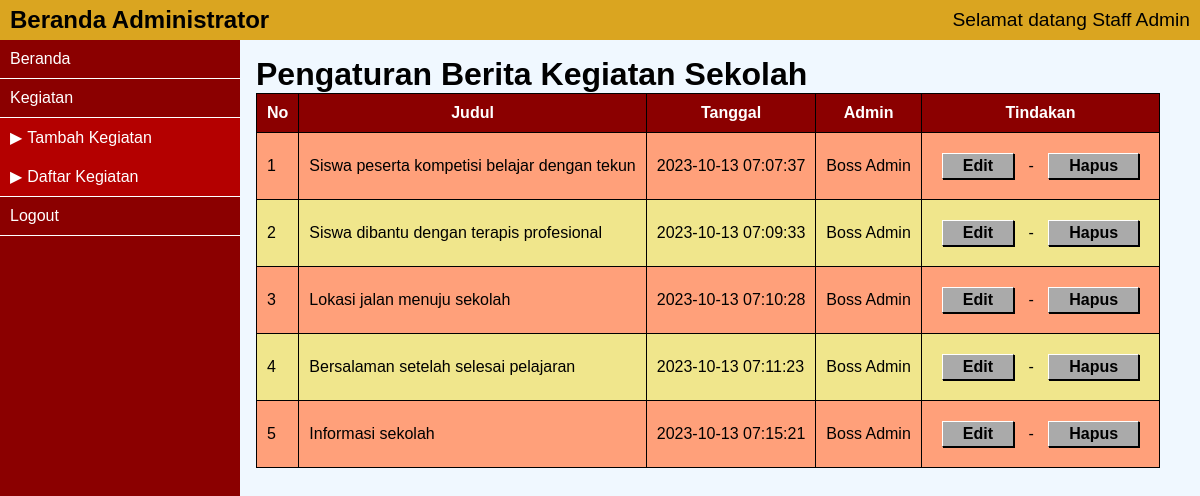
Page /admin/kegiatan-daftar.php (signed in) on the committed database.
### tables this page shows
CREATE TABLE `kegiatan` (
  `ID_kegiatan` int(10) NOT NULL,
  `judul_kegiatan` varchar(200) NOT NULL,
  `artikel_kegiatan` text NOT NULL,
  `tgl_upload` datetime NOT NULL,
  `ID_admin` int(2) NOT NULL
);

### admin/functions.php (the view, shortened to what this page needs)
<?php
function get_data( $sql ) {
    global $koneksi;
    $hasil = array();
    $query = mysqli_query($koneksi, $sql);
    if (mysqli_num_rows($query) == 0) {
        return $hasil;
    }
    else
    {
        while( $row = mysqli_fetch_assoc($query)){
            $hasil[] = $row;
        }
        return $hasil;
    }
}
function buat_tabel( $class, $judul, $array ) {
    $nomor_urut = 1;
    $hasil = "<table class='$class'>";
    $hasil .= "<tr><th>No</th>";
    for($i=0; $i<count($judul); $i++) {
        $hasil .= "<th>$judul[$i]</th>";
    }
    $hasil .= "</tr>";
    for ($i=0; $i<count($array); $i++) {
        $hasil .= "<tr>";
        $hasil .= "<td>$nomor_urut</td>";
        $nomor_urut ++;
        $baris = $array[$i];
        for ($j=0; $j<count($baris); $j++) {
            $hasil .= "<TD>$baris[$j]</TD>";
        }
        $hasil .= "</tr>";
    }
    $hasil .= "</table>";
    echo $hasil;
}

### admin/style-admin.css (style rules this page uses)
* { margin:0; padding:0; box-sizing: border-box; }
html, body { height: 100%; font-family: Arial; }
.tabel_login, .tabel_login tr, .tabel_login th, .tabel_login td { border:1px solid black; border-collapse: collapse; }
.tabel_login th, .tabel_login td { padding: 10px; }
.tabel_login tr:nth-child(odd) { background-color: khaki; }
.tabel_login tr:nth-child(even) { background-color:lightsalmon; }
.tabel_login th { color: white; background-color: darkred; }

### rows in the picture
kegiatan: judul_kegiatan "Siswa peserta kompetisi belajar dengan tekun", tgl_upload "2023-10-13 07:07:37"
kegiatan: judul_kegiatan "Siswa dibantu dengan terapis profesional", tgl_upload "2023-10-13 07:09:33"
kegiatan: judul_kegiatan "Lokasi jalan menuju sekolah", tgl_upload "2023-10-13 07:10:28"
kegiatan: judul_kegiatan "Bersalaman setelah selesai pelajaran", tgl_upload "2023-10-13 07:11:23"
kegiatan: judul_kegiatan "Informasi sekolah", tgl_upload "2023-10-13 07:15:21"

### other values in the picture
$_SESSION["user"]["display_name"] "Staff Admin"
$judul[$i] "Judul"
$judul[$i] "Tanggal"
$judul[$i] "Admin"
$judul[$i] "Tindakan"
$baris[$j] "Boss Admin"
$baris[$j] "-"
